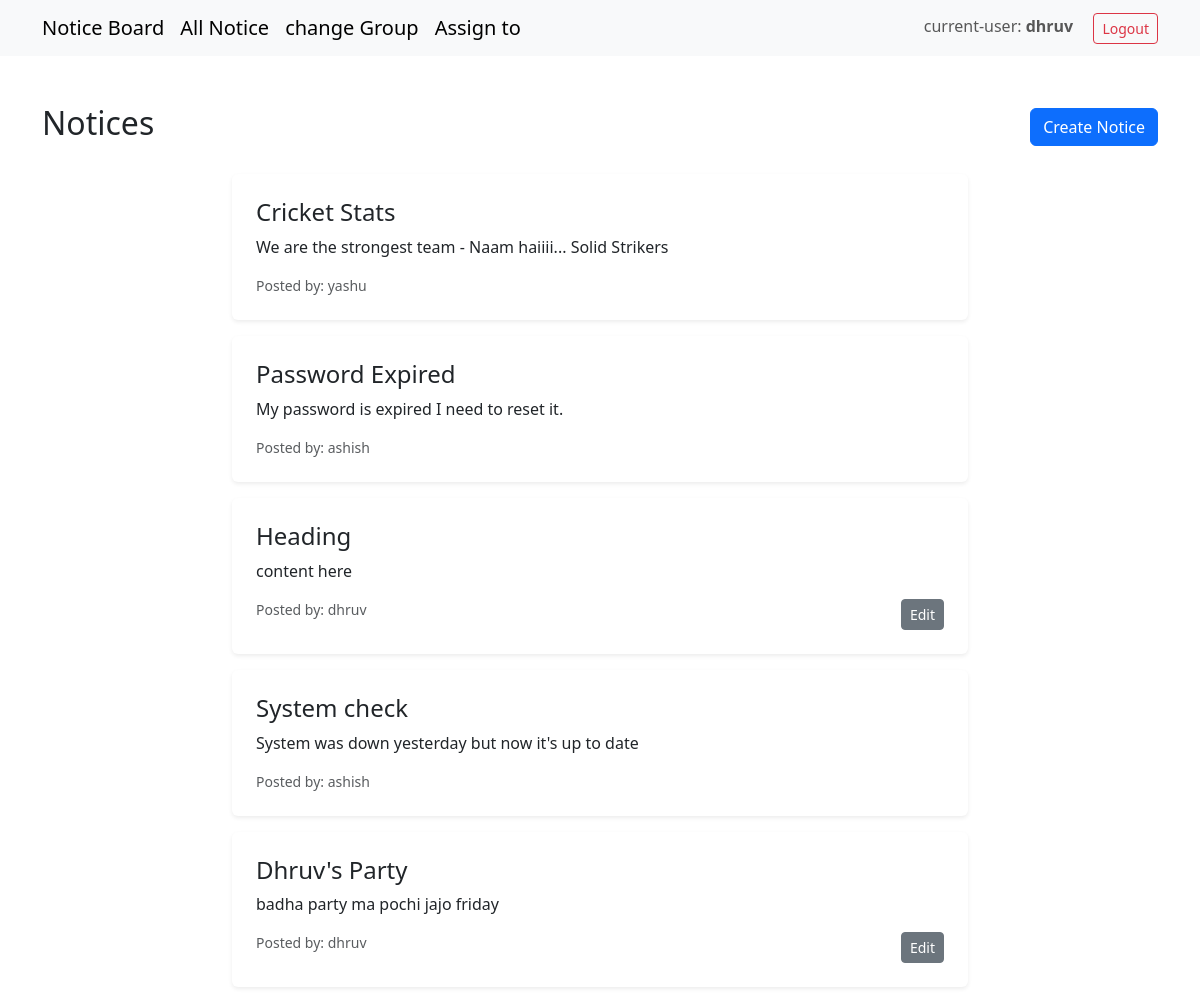
/ (signed in), run on the app's committed database.
### classroom/models.py (models this page shows)
class Notice(models.Model):
    title = models.CharField(max_length=100)
    content = models.TextField()
    date_posted = models.DateTimeField(auto_now_add=True)
    author = models.ForeignKey(User, on_delete=models.CASCADE, related_name='notices')

### classroom/views.py (the view)
# urls.py: path('', views.notice_list, name='notice_list'),
def notice_list(request):
    notices = Notice.objects.order_by('-date_posted')
    return render(request, 'classroom/notice_list.html', {'notices': notices})

### classroom/templatetags/filter_group.py (called while the page is built)
@register.filter(name='in_group')
def in_group(user, group_name):
    return user.groups.filter(name=group_name).exists()

### classroom/templates/classroom/notice_list.html (shortened to what this page needs)
{% extends "classroom/base.html" %}
{% load filter_group %}
{% load guardian_tags %}
{% block content %}
<div class="container mt-5">
    <div class="d-flex justify-content-between align-items-center mb-4">
        <h2>Notices</h2>
        {% if user.is_authenticated %}
            <a href="{% url 'notice_create' %}" class="btn btn-primary">Create Notice</a>
        {% endif %}
    </div>
    <div class="row justify-content-center">
        <div class="col-md-8">
            {% for notice in notices %}
            <div class="card shadow-sm p-4 mb-3 rounded border-0">
                <h4 class="text-head">{{ notice.title }}</h4>
                <p>{{ notice.content }}</p>
                <div class="d-flex justify-content-between">
                    <small class="text-muted">Posted by: {{ notice.author }}</small>
                    <div>
                        {% if request.user|in_group:'Student' %}
                            {% if "change_notice" in notice_perms %}
                                <a href="{% url 'notice_update' notice.id %}" class="btn btn-sm btn-secondary">Edit</a>
                            {% endif %}
                        {% endif %}
                    </div>
                </div>
            </div>
            {% empty %}
            <p class="text-center">No notices available.</p>
            {% endfor %}
        </div>
    </div>
</div>
{% endblock %}

### classroom/templates/classroom/base.html (shortened to what this page needs)
{% load filter_group %}
<!DOCTYPE html>
<html lang="en">
<head>
    <link rel="stylesheet" href="https://cdn.jsdelivr.net/npm/bootstrap@5.3.0/dist/css/bootstrap.min.css">
</head>
<body>
    <nav class="navbar navbar-expand-lg navbar-light bg-light">
        <div class="container">
            {% if user.is_authenticated %}
                <a class="navbar-brand" href="#">Notice Board</a>
                <a class="navbar-brand" href="{% url "notice_list" %}">All Notice</a>
                    <a class="navbar-brand" href="{% url "groups" %}">change Group</a>
                <a class="navbar-brand" href="{% url "assign_notice" %}">Assign to</a>
            {% endif %}
            <div class="ms-auto">
                {% if user.is_authenticated %}
                    <span class="navbar-text me-3">current-user: <strong>{{ user.username }}</strong></span>
                    <form action="{% url 'logout' %}" method="post" class="d-inline">
                        <button type="submit" class="btn btn-outline-danger btn-sm">Logout</button>
                    </form>
                {% else %}
                    <a href="{% url 'login' %}" class="btn btn-outline-primary btn-sm">Login</a>
                {% endif %}
            </div>
        </div>
    </nav>
    {% block content %}{% endblock %}
</body>
</html>

### data on the page
Notice: title "Cricket Stats", content "We are the strongest team - Naam haiiii... Solid Strikers", author "yashu"
Notice: title "Password Expired", content "My password is expired I need to reset it.", author "ashish"
Notice: title "Heading", content "content here", author "dhruv", shows "Edit"
Notice: title "System check", content "System was down yesterday but now it's up to date", author "ashish"
Notice: title "Dhruv's Party", content "badha party ma pochi jajo friday", author "dhruv", shows "Edit"

### other printed values
{{ user.username }} "dhruv"
